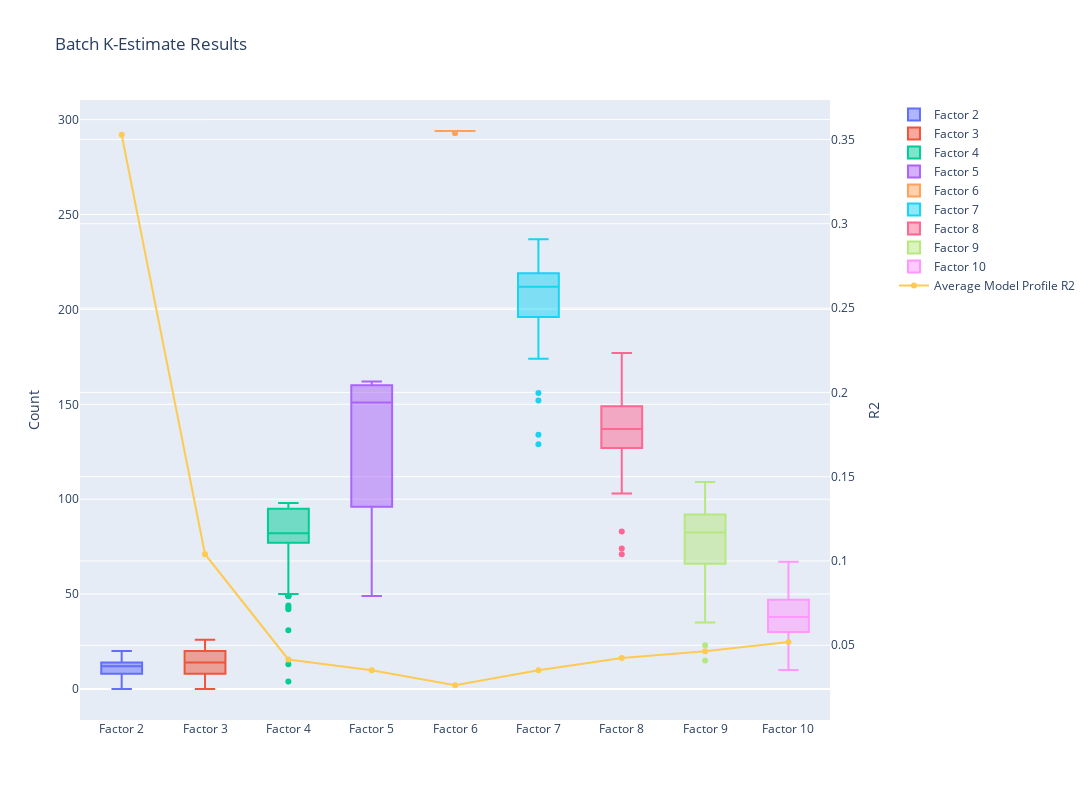

Here is the notebook cell this chart was saved with:
### Code cell
batch_fig = make_subplots(specs=[[{"secondary_y": True}]])
for i in range(max_factors-min_factors+1):
    i_results = count_total[i]
    i_label = factor_labels[i]
    batch_fig.add_trace(go.Box(y=i_results, name=i_label), secondary_y=False)
batch_fig.add_trace(go.Scatter(x=factor_labels, y=model_r2, name="Average Model Profile R2"), secondary_y=True)
batch_fig.update_layout(title="Batch K-Estimate Results", width=1200, height=800)
batch_fig.update_yaxes(secondary_y=False, title_text="Count")
batch_fig.update_yaxes(secondary_y=True, title_text="R2")
batch_fig.show()

### Figure 1 — Plotly figure (JSON) as saved in the notebook; plotly's stock layout.template omitted (floating-point values rounded to 4 significant figures)
{"data": [{"name": "Factor 2", "type": "box", "xaxis": "x", "y": [5, 4, 12, 2, 20, 12, 4, 12, 2, 19, 11, 10, 20, 12, 20, 2, 10, 14, 12, 2, 20, 19, 19, 8, 0, 14, 8, 14, 19, 0, 8, 8, 8, 14, 18, 8, 2, 14, 12, 19, 14, 14, 2, 12, 12, 11, 14, 11, 9, 0], "yaxis": "y"}, {"name": "Factor 3", "type": "box", "xaxis": "x", "y": [0, 5, 20, 20, 20, 16, 0, 16, 25, 25, 8, 17, 13, 5, 3, 26, 9, 3, 15, 8, 4, 25, 16, 11, 9, 16, 8, 10, 8, 3, 16, 12, 10, 25, 25, 10, 17, 16, 0, 20, 5, 25, 25, 7, 7, 12, 25, 25, 17, 25], "yaxis": "y"}, {"name": "Factor 4", "type": "box", "xaxis": "x", "y": [83, 44, 92, 95, 78, 95, 95, 49, 98, 43, 80, 83, 98, 91, 50, 80, 4, 95, 78, 82, 95, 77, 78, 95, 13, 79, 95, 83, 83, 94, 78, 83, 82, 80, 95, 94, 76, 97, 92, 42, 31, 49, 80, 95, 49, 95, 49, 77, 83, 80], "yaxis": "y"}, {"name": "Factor 5", "type": "box", "xaxis": "x", "y": [160, 160, 160, 162, 151, 49, 77, 159, 151, 76, 159, 160, 159, 151, 160, 151, 151, 151, 151, 160, 76, 75, 151, 160, 96, 159, 159, 160, 160, 76, 96, 92, 151, 151, 151, 58, 121, 160, 96, 151, 62, 151, 160, 159, 160, 151, 151, 76, 151, 76], "yaxis": "y"}, {"name": "Factor 6", "type": "box", "xaxis": "x", "y": [294, 294, 294, 294, 294, 294, 294, 294, 294, 294, 294, 294, 294, 294, 294, 294, 294, 294, 294, 294, 294, 294, 294, 294, 294, 294, 294, 294, 294, 294, 294, 294, 294, 294, 294, 294, 294, 294, 293, 294, 294, 294, 294, 294, 293, 294, 294, 294, 294, 294], "yaxis": "y"}, {"name": "Factor 7", "type": "box", "xaxis": "x", "y": [199, 229, 196, 212, 224, 213, 233, 152, 212, 196, 218, 216, 225, 191, 200, 195, 214, 212, 211, 225, 219, 223, 174, 182, 216, 237, 214, 229, 229, 198, 213, 186, 223, 129, 210, 226, 196, 225, 200, 156, 215, 134, 216, 211, 207, 217, 199, 198, 187, 204], "yaxis": "y"}, {"name": "Factor 8", "type": "box", "xaxis": "x", "y": [83, 137, 149, 126, 114, 136, 137, 171, 141, 119, 145, 130, 136, 111, 140, 138, 130, 136, 139, 134, 154, 103, 126, 149, 115, 143, 170, 177, 132, 157, 154, 127, 156, 130, 124, 138, 142, 155, 128, 155, 74, 122, 138, 152, 131, 142, 153, 144, 71, 130], "yaxis": "y"}, {"name": "Factor 9", "type": "box", "xaxis": "x", "y": [83, 99, 85, 83, 70, 93, 73, 109, 88, 81, 47, 85, 101, 92, 23, 66, 43, 109, 72, 95, 39, 79, 93, 95, 79, 92, 90, 82, 68, 35, 95, 74, 51, 92, 89, 99, 68, 60, 64, 67, 15, 92, 59, 87, 83, 73, 102, 83, 56, 60], "yaxis": "y"}, {"name": "Factor 10", "type": "box", "xaxis": "x", "y": [56, 46, 13, 43, 47, 39, 38, 52, 67, 20, 33, 42, 28, 26, 36, 33, 55, 37, 52, 38, 32, 30, 42, 44, 46, 34, 34, 50, 46, 38, 53, 40, 53, 47, 32, 22, 47, 59, 45, 10, 10, 16, 29, 33, 35, 47, 24, 31, 28, 24], "yaxis": "y"}, {"name": "Average Model Profile R2", "type": "scatter", "x": ["Factor 2", "Factor 3", "Factor 4", "Factor 5", "Factor 6", "Factor 7", "Factor 8", "Factor 9", "Factor 10"], "xaxis": "x", "y": [0.3528, 0.104, 0.0416, 0.0352, 0.0263, 0.0352, 0.0425, 0.0465, 0.052], "yaxis": "y2"}], "layout": {"height": 800, "title": {"text": "Batch K-Estimate Results"}, "width": 1200, "xaxis": {"anchor": "y", "autorange": true, "domain": [0, 0.94], "range": [-0.5, 8.5], "type": "category"}, "yaxis": {"anchor": "x", "autorange": true, "domain": [0, 1], "range": [-16.33, 310.3], "title": {"text": "Count"}, "type": "linear"}, "yaxis2": {"anchor": "x", "autorange": true, "overlaying": "y", "range": [0.00569, 0.3734], "side": "right", "title": {"text": "R2"}, "type": "linear"}}}
